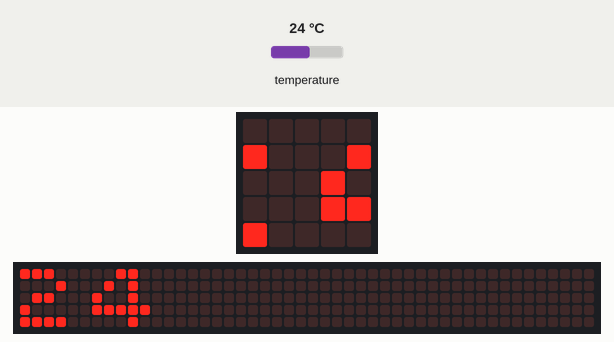
A program run on a simulated BBC micro:bit (MakeCode). Shown: the board's 5×5 LED display, a strip that is not on the board, showing the scrolling text unrolled. The inputs (shaded band) are chosen by the test bench; at power-on: temperature 24 °C. The 48×5 strip is a reading aid, not a part: it shows the text the display is scrolling, unrolled, one strip-width of it at a time.

Above: at 1.27 s.
1.3 s: temperature set to 25.5 °C
At 5.25 s:
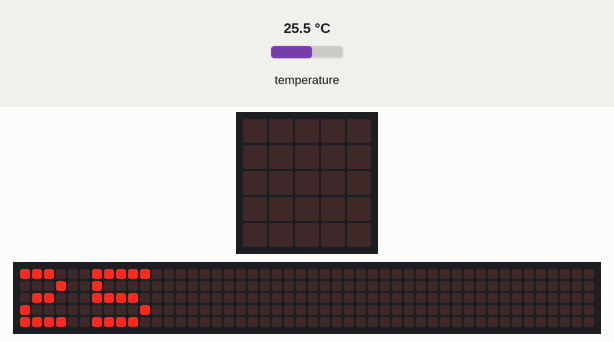
At 5.62 s:
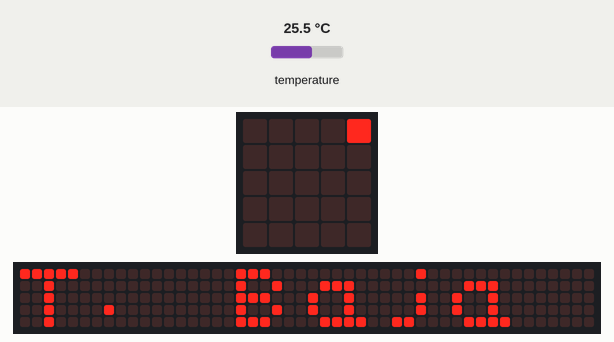
7.2 s: temperature set to 26.8 °C
At 17.9 s:
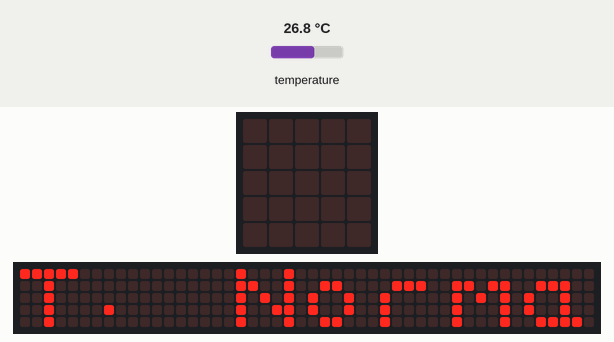

Measured:
- the behaviour switches between 25.9 and 26 °C on temperature (found by bisection; images 2 and 3)
- what the display in image 3 shows lasts 0.9 s, from 17.3 s to 18.2 s

The program:

main.ts
```typescript
/**
 * Si T >34ºC no se desarrollan
 *
 * Si T<26ºC no se desarrollan
 */
basic.forever(function () {
    basic.showNumber(input.temperature())
    while (input.temperature() > 34) {
        basic.showNumber(input.temperature())
        basic.showString("T. Alta")
    }
    while (input.temperature() < 26) {
        basic.showNumber(input.temperature())
        basic.showString("T. Baja")
    }
    while (input.temperature() >= 26 && input.temperature() <= 34) {
        basic.showNumber(input.temperature())
        basic.showString("T. Normal")
    }
})
```

test.ts
```typescript
// aquí va el archivo "tests"; esto no se compilará cuando este paquete se utilice como una extensión.
```
